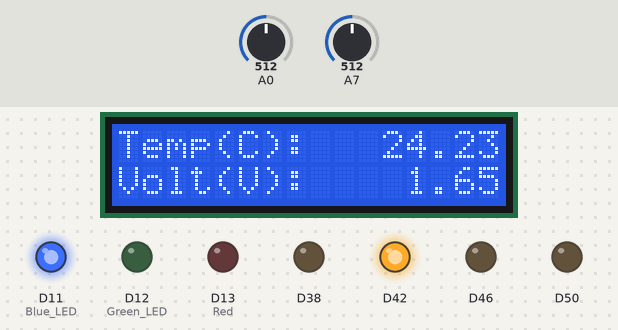
The sketch below on a simulated Arduino Due. Shown: 16×2 character LCD, output pins drawn as LEDs (lit = HIGH). The test bench sets the inputs (shaded band); at power-on: A0 = 512, A7 = 512 (analog values on the 0–1023 scale). What the sketch prints to the serial monitor is not drawn.

Above: at 1.2 s.
1.3 s: A0 set to 500
At 1.46 s:
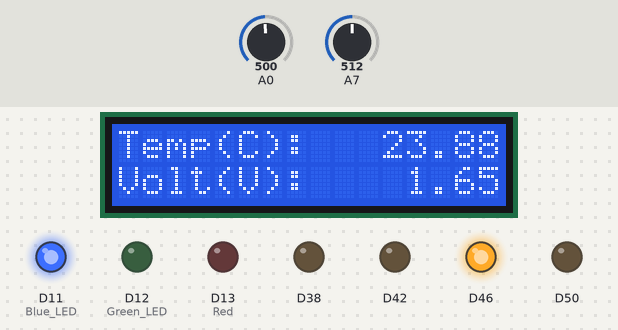
3.7 s: A7 set to 413
At 4.14 s:
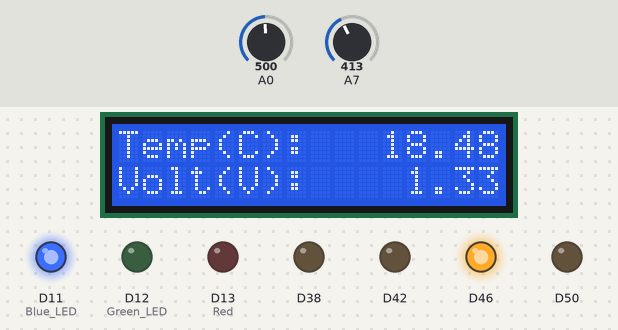
5.4 s: A7 set to 401
At 7.81 s:
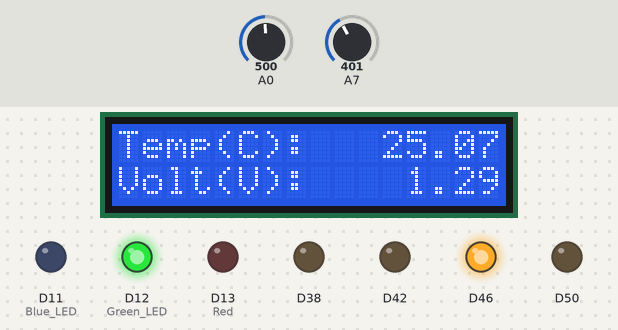
8.4 s: A0 set to 900
At 8.56 s:
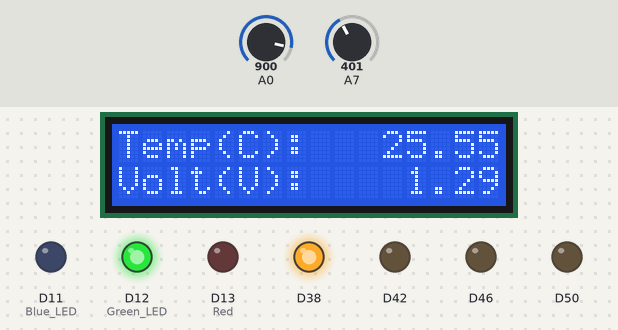
10.8 s: A7 set to 421
At 11.01 s:
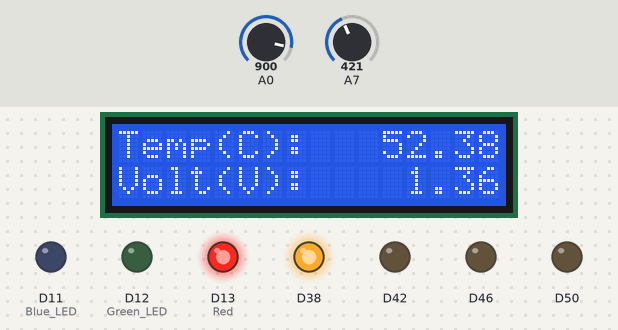
12.3 s: A7 set to 429
At 14.8 s:
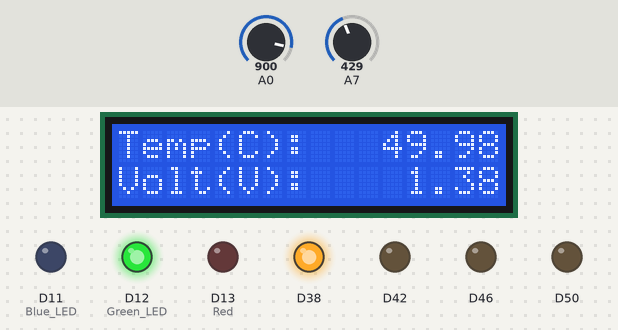
Timing chart, 0 to 15.0 s (numbered marks = the images above; inputs shaded):
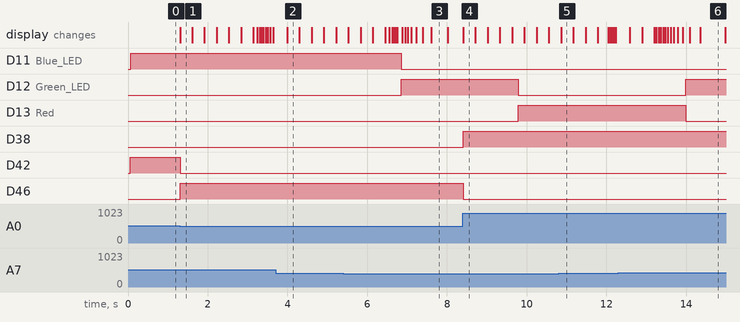

The sketch:

Detector_Building_Code_v9.ino
```cpp
#include <LiquidCrystal.h>
#include <math.h>
LiquidCrystal lcd(2, 3, 4, 5, 6, 7);  //Sets up LCD Screen
float series;
float logR2;

//Kalman filter variables
float varRes = 1.12184278324081E-05;  // variance determined using excel and reading samples of raw sensor data
float varProcess = 1e-8;
float Pc = 0.0;
float G = 0.0;
float P = 1.0;
float Xp = 0.0;
float Zp = 0.0;
float Xe = 0.0;

void setup() {
  Serial.begin(9600);
  analogReference(AR_DEFAULT);
  analogReadResolution(12);
  lcd.begin(16, 2);   //Initializes dimensions(W x H) of LCD screen
  pinMode(11, OUTPUT);  //Blue LED
  pinMode(12, OUTPUT);  //Green LED
  pinMode(13, OUTPUT);  //Red
  pinMode(50,OUTPUT);
  pinMode(46,OUTPUT);
  pinMode(42,OUTPUT);
  pinMode(38,OUTPUT);
}

void loop() {

  int test = analogRead(A0);
  if(test < 1023){
    series = 19680.0;
    digitalWrite(50,HIGH);
    digitalWrite(46,LOW);
    digitalWrite(42,LOW);
    digitalWrite(38,LOW);
  }else if(test >= 1023 and test < 2046){
    series = 15020.0;
    digitalWrite(50,LOW);
    digitalWrite(46,HIGH);
    digitalWrite(42,LOW);
    digitalWrite(38,LOW);
  }else if(test >= 2046 and test < 3069){
    series = 10020.0;
    digitalWrite(50,LOW);
    digitalWrite(46,LOW);
    digitalWrite(42,HIGH);
    digitalWrite(38,LOW);
  }else if(test >= 3069){
    series = 4970.0;
    digitalWrite(50,LOW);
    digitalWrite(46,LOW);
    digitalWrite(42,LOW);
    digitalWrite(38,HIGH);
  }

  int reading = analogRead(A7);
  float voltage = reading * 3.3;
  voltage /= 4095.0;
  //float resistance = 4095.0 / reading - 1;
  //resistance = series / resistance;
  float resistance = (1/((3.3/voltage)-1))*series;

  //Serial.print("Thermistor resistance ");
  //Serial.println(resistance); Serial.print(",");

  //Kalman process
  Pc = P + varProcess;
  G = Pc/(Pc + varRes);    // kalman gain
  P = (1-G)*Pc;
  Xp = Xe;
  Zp = Xp;
  Xe = G*(resistance-Zp)+Xp;   // the kalman estimate of the sensor voltage

  Serial.println("Kalman resistance ");
  Serial.println(reading);
  Serial.println("Series");
  Serial.println(series);

  double steinhart;
  //From Online Chart:
  float A = .00132261287;
  float B = .0001981565484;
  float C = .0000002743119237;

  //Converts resistance to temperature using Steinhart and Hart Equation (T = 1 / {A + B[ln(R)] + C[ln(R)]^3})
  logR2 = log(Xe);
  steinhart = (1.0 / (A + B * logR2 + C * logR2 * logR2 * logR2));
  //Converts temperature from Kelving to Celsius
  steinhart = steinhart -  273.15;

  //Output voltage and temp to LCD screen
  lcd.setCursor(0,0);

  lcd.print("Temp(C):   "); lcd.print(steinhart);
  lcd.setCursor(0,1);
  lcd.print("Volt(V):    "); lcd.print(voltage);

  //Set of "if tests" to determine temp range and turn on corresponding LED's
  if (steinhart < 25) { //Lights up the Blue LED
   digitalWrite(11, HIGH);
   digitalWrite(12, LOW);
   digitalWrite(13, LOW);
  }
  else if (steinhart >=25 and steinhart < 50) { //Lights up the Green LED
    digitalWrite(11, LOW);
    digitalWrite(12, HIGH);
    digitalWrite(13, LOW);
  }
  else if (steinhart >= 50) { //Lights up the Red LED
    digitalWrite(11, LOW);
    digitalWrite(12, LOW);
    digitalWrite(13, HIGH);
  }

  delay(10);
}
```

Measured:
- the behaviour switches between 512 and 511 on A0 (found by bisection; images 0 and 1)
- the behaviour switches between 402 and 401 on A7 (found by bisection; images 2 and 3)
- the behaviour switches between 428 and 429 on A7 (found by bisection; images 5 and 6)
- after the input at 1.3 s, D42: HIGH → LOW at once; D46: LOW → HIGH at once; the display: changes at once (image 1)
- after the input at 5.4 s, D11 (Blue_LED): HIGH → LOW after 1.4 s; D12 (Green_LED): LOW → HIGH after 1.4 s
- after the input at 8.4 s, D12 (Green_LED): HIGH → LOW after 1.4 s; D13 (Red): LOW → HIGH after 1.4 s; D38: LOW → HIGH at once; D46: HIGH → LOW at once; the display: changes at once (image 4)
- after the input at 12.3 s, D12 (Green_LED): LOW → HIGH after 1.7 s; D13 (Red): HIGH → LOW after 1.7 s
